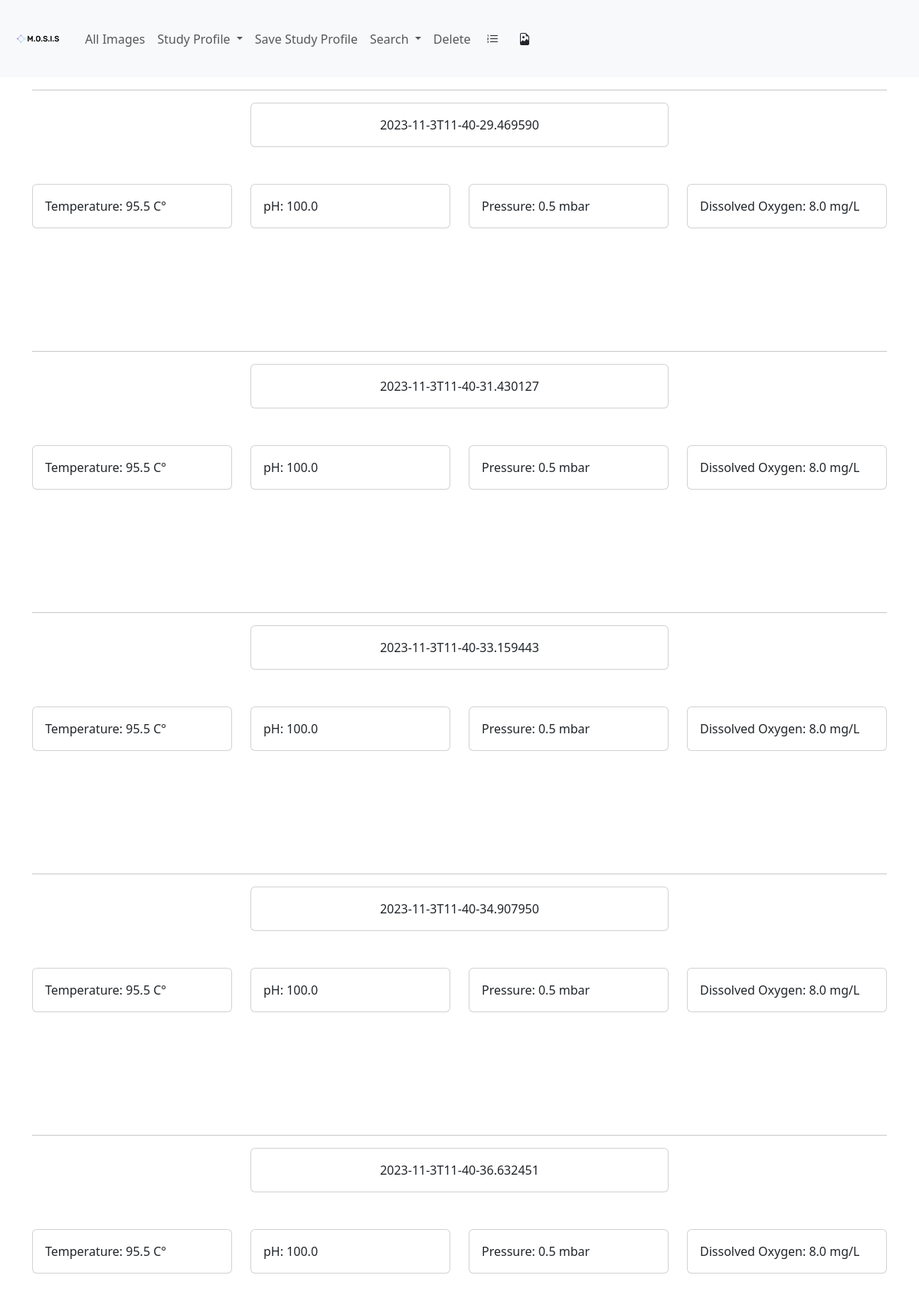
The page /entry/10 on the database its author committed.
### tables this page shows
CREATE TABLE MediaMetadata (
        metadataId INTEGER PRIMARY KEY UNIQUE,
        entryId INTEGER,
        leftCameraMedia TEXT NOT NULL,
        rightCameraMedia TEXT NOT NULL,
        time TEXT NOT NULL,
        temperature REAL NOT NULL,
        pressure REAL NOT NULL,
        ph REAL NOT NULL,
        dissolvedOxygen REAL NOT NULL,
        grayscaleLeftMedia TEXT NOT NULL,
        grayscaleRightMedia TEXT NOT NULL,
        stereoMedia TEXT NOT NULL,
        taggedMedia TEXT NOT NULL,
        FOREIGN KEY (entryId) REFERENCES media_entry(entryId)
    );

### routes.py (the view)
@app.route("/entry/<id>")
def entry(id=0):
    return returnTemplateByEntryId(id)

### db.py (called while the page is built)
    def getMediaEntry(self, entryId: int) -> MediaEntryInternalRepresentation:
        ret = self.cursor.execute("SELECT * FROM MediaEntry WHERE entryId = ?",
                                  (entryId, )).fetchone()
        return DatabaseQuery.mediaEntryTableToInternalRepresentation(ret)

    def getAllMediaMetadataId(
            self, entryId: int) -> [MediaMetadataInternalRepresentation]:
        ret = self.cursor.execute(
            "SELECT * FROM MediaMetadata WHERE entryId = ?",
            (entryId, )).fetchall()
        return list(
            map(
                lambda x: DatabaseQuery.
                mediaMetadataTableToInternalRepresentation(x), ret))

    @staticmethod
    def mediaEntryTableToInternalRepresentation(dbQuery: (
    )) -> MediaEntryInternalRepresentation:
        return MediaEntryInternalRepresentation(dbQuery[0], dbQuery[1],
                                                dbQuery[2], dbQuery[3],
                                                dbQuery[4], dbQuery[5],
                                                dbQuery[6], dbQuery[7])

    def mediaMetadataTableToInternalRepresentation(dbQuery: (
    )) -> MediaMetadataInternalRepresentation:
        return MediaMetadataInternalRepresentation(
            dbQuery[0], dbQuery[1], dbQuery[2], dbQuery[3], dbQuery[4],
            dbQuery[5], dbQuery[6], dbQuery[7], dbQuery[8], dbQuery[9],
            dbQuery[10], dbQuery[11], dbQuery[12])

### representations.py (called while the page is built)
    def __str__(self):
        return "{}-{}-{}-{}-{}-{}-{}-{}".format(
            self.entryId, self.shotType, self.time, self.illuminationType,
            self.saturation, self.gain, self.shutterSpeed, self.whiteBalance)

### templates/burstEntry.html (shortened to what this page needs)
{% extends 'entry.html' %}

### templates/entry.html (shortened to what this page needs)
  {% extends 'base.html' %}
  {% block body %}
  <div class="container">
    {% for md in MediaMetadata %}
    <hr>
    <div class="row d-flex justify-content-center">
      <div class="col-6">
        <div class="card">
          <div class="card-body d-flex justify-content-center">
            {{md.time}}
          </div>
        </div>
      </div>
    </div>
    <div class="row">
    </div>
    <div class="row pt-3">
      <div class="col-3">
        <div class="card">
          <div class="card-body">
            {{"Temperature: " + str(round(md.temperature,3)) + " C" + '°'}}
          </div>
        </div>
      </div>
      <div class="col-3">
        <div class="card">
          <div class="card-body">
            {{"pH: " + str(round(md.ph,3))}}
          </div>
        </div>
      </div>
      <div class="col-3">
        <div class="card">
          <div class="card-body">
            {{"Pressure: " + str(round(md.pressure,3)) + " mbar"}}
          </div>
        </div>
      </div>
      <div class="col-3">
        <div class="card">
          <div class="card-body">
            {{"Dissolved Oxygen: " + str(round(md.dissolvedOxygen,3)) + " mg/L"}}
          </div>
        </div>
      </div>
    </div>
    <div class="row">
      <div class="col mt-3 mb-3">
      </div>
    </div>
    <div class="row">
      <div class="col mt-3 mb-3">
      </div>
    </div>
    <div class="row">
    </div>
    {% endfor %}
  </div>
  {% endblock %}

### rows shown on the page
MediaMetadata: time "2023-11-3T11-40-29.469590", temperature "Temperature: 95.5 C°", pressure "pH: 100.0", dissolvedOxygen "Pressure: 0.5 mbar", ph "Dissolved Oxygen: 8.0 mg/L"
MediaMetadata: time "2023-11-3T11-40-31.430127", temperature "Temperature: 95.5 C°", pressure "pH: 100.0", dissolvedOxygen "Pressure: 0.5 mbar", ph "Dissolved Oxygen: 8.0 mg/L"
MediaMetadata: time "2023-11-3T11-40-33.159443", temperature "Temperature: 95.5 C°", pressure "pH: 100.0", dissolvedOxygen "Pressure: 0.5 mbar", ph "Dissolved Oxygen: 8.0 mg/L"
MediaMetadata: time "2023-11-3T11-40-34.907950", temperature "Temperature: 95.5 C°", pressure "pH: 100.0", dissolvedOxygen "Pressure: 0.5 mbar", ph "Dissolved Oxygen: 8.0 mg/L"
MediaMetadata: time "2023-11-3T11-40-36.632451", temperature "Temperature: 95.5 C°", pressure "pH: 100.0", dissolvedOxygen "Pressure: 0.5 mbar", ph "Dissolved Oxygen: 8.0 mg/L"
